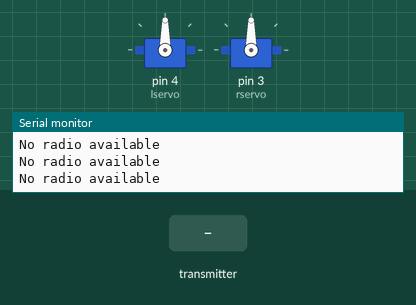
A sketch run on a simulated Arduino Uno, built with avr-gcc and run on an emulated ATmega328P. Shown: 2 × servo, the last lines printed to the serial monitor. The inputs (shaded band) are chosen by the test bench. No radio packets arrive unless stated.

Above: at 2.2 s.
2.3 s: the transmitter starts sending joystick.0 = 0
At 2.6 s:
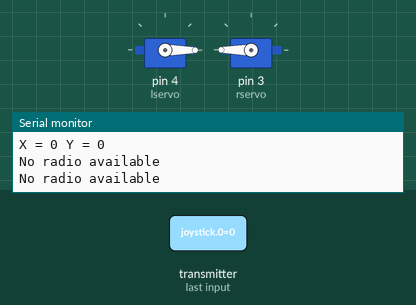
3.8 s: the transmitter starts sending joystick.1 = 1023
At 4.7 s:
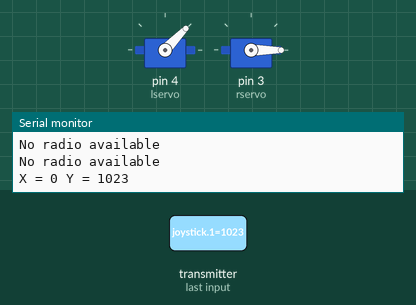
5.3 s: the transmitter starts sending joystick.0 = 256
At 6.4 s:
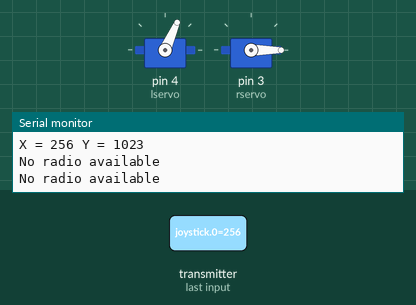
6.8 s: the transmitter starts sending joystick.1 = 256
At 8.0 s:
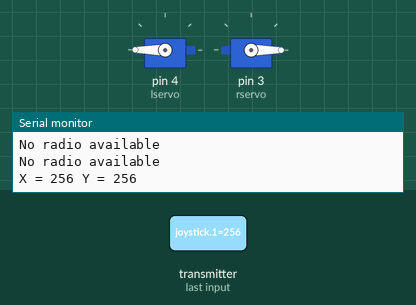
8.3 s: the transmitter starts sending joystick.0 = 512
At 9.4 s:
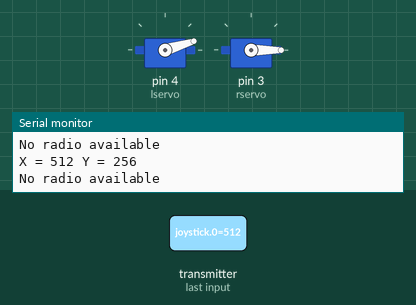
9.8 s: the transmitter starts sending joystick.1 = 1023
At 10.5 s:
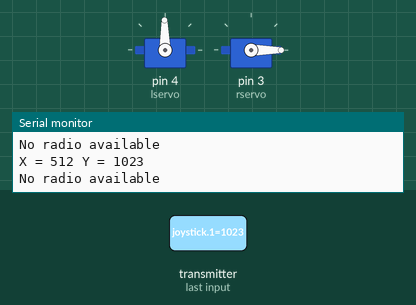
Timing chart, 0 to 12.3 s (numbered marks = the images above; inputs shaded):
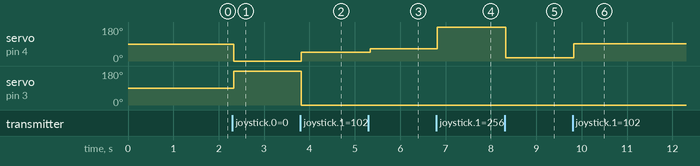

The sketch:

radioRecieve_miniBot.ino
```cpp
#include <SPI.h>
#include <nRF24L01.h>
#include <RF24.h>
#include <Servo.h>
/*----- Declare all constant pin to be used ----*/

#define CE_PIN   8
#define CSN_PIN 10

const uint64_t pipe = 0xE8E8F0F0E1LL; // This is the transmit pipe to communicate the two module


/*-----Object Declaration ----*/

RF24 radio(CE_PIN, CSN_PIN); // Activate the Radio

/*-----Declaration of Variables -----*/

int joystick[2];  //  Two element array holding the Joystick readings
Servo lservo;
Servo rservo;

void setup()
{
  lservo.attach(4);
  rservo.attach(3);
  Serial.begin(9600); /* Opening the Serial Communication */
  delay(1000);
  Serial.println("Nrf24L01 Receiver Starting");
  radio.begin();
  radio.openReadingPipe(1,pipe);
  radio.startListening();;
}//--(end setup )---


void loop()
{
  if ( radio.available() )
  {
    // Reading the data payload until the RX received everything
    bool done = false;
    while (!done)
    {
      // Fetching the data payload
      done = radio.read( joystick, sizeof(joystick) );
      int x = joystick[0];
      int y = joystick[1];
      Serial.print("X = ");
      Serial.print(joystick[0]);
      Serial.print(" Y = ");
      Serial.println(joystick[1]);
      if (x >= 50 && y >= 90) {
        lservo.write(y+(x-50));
        rservo.write(180-y);
      }
      if (x >= 50 && y < 90) {
        lservo.write(y-(x-50));
        rservo.write(180-y);
      }
      if (x < 50 && y >= 90) {
        lservo.write(y);
        rservo.write((180-y)-(50-x));
      }
      if (x < 50 && y < 90) {
        lservo.write(y);
        rservo.write((180-y)+(50-x));
      }
    }
  }
  else
  {
      Serial.println("No radio available");
  }

}
```

Measured:
- after the input at 2.3 s, servo on pin 4 (lservo): 90° → 0° at once; servo on pin 3 (rservo): 90° → 180° at once
- after the input at 3.8 s, servo on pin 4 (lservo): 0° → 46° at once; servo on pin 3 (rservo): 180° → 0° at once
- after the input at 5.3 s, servo on pin 4 (lservo): 46° → 66° at once
- after the input at 6.8 s, servo on pin 4 (lservo): 66° → 180° at once
- after the input at 8.3 s, servo on pin 4 (lservo): 180° → 17° at once
- after the input at 9.8 s, servo on pin 4 (lservo): 17° → 91° at once
